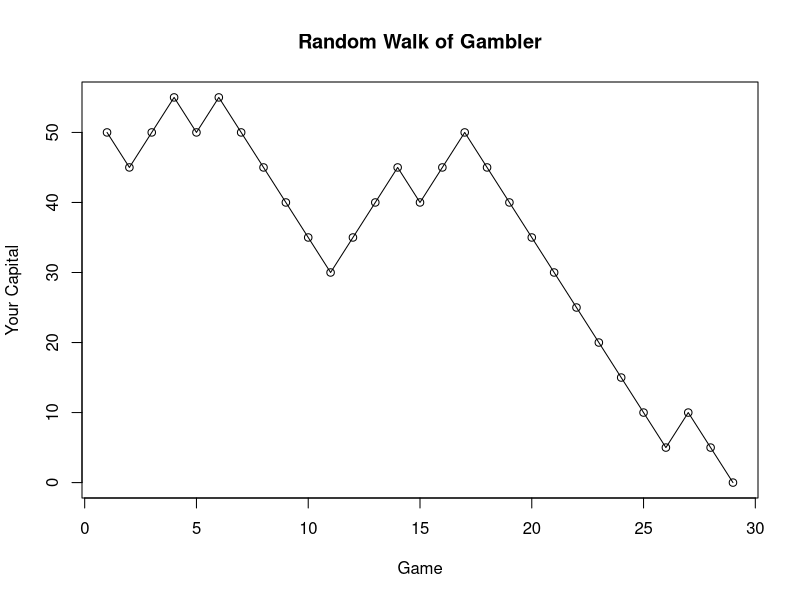

Write R code to recreate this figure.
# Function to simulate a gambler's random walk (Gambler’s Ruin scenario)
random_walk <- function(start, lower, upper, price, win_probability, max_games) {
  
  # Initialize the gambler’s current position (capital)
  position <- start
  
  # Vector to record the gambler's capital at each step
  steps <- c(position)
  
  # Counter for the number of games played
  n_games <- 0
  
  # Continue playing while the gambler’s capital is between lower and upper limits
  # and the maximum number of games has not been reached
  while (position > lower && position < upper && n_games < max_games) {
    
    # Decide if the gambler wins (+1) or loses (-1) this round
    # Probability of winning is 'win_probability', losing is '1 - win_probability'
    move <- sample(c(-price, price), 1, prob = c(1 - win_probability, win_probability))
    
    # Update the gambler’s capital
    position <- position + move
    
    # Record the new position
    steps <- c(steps, position)
    
    # Increase the game counter
    n_games <- n_games + 1
  }
  
  # Return the full sequence of capital over the games played
  return(steps)
}

# Simulate one trial of the gambler’s walk:
# Start with £50, absorbing boundaries at £0 and £100,
# gambler’s probability to win each round is 1/2,
# maximum 1000 games
steps <- random_walk(50, 0, 100, 5, 1/2, 1000)

# Plot the gambler’s capital over time (games played)
plot(steps, type = "o", main = "Random Walk of Gambler",
     xlab = "Game", ylab = "Your Capital")
